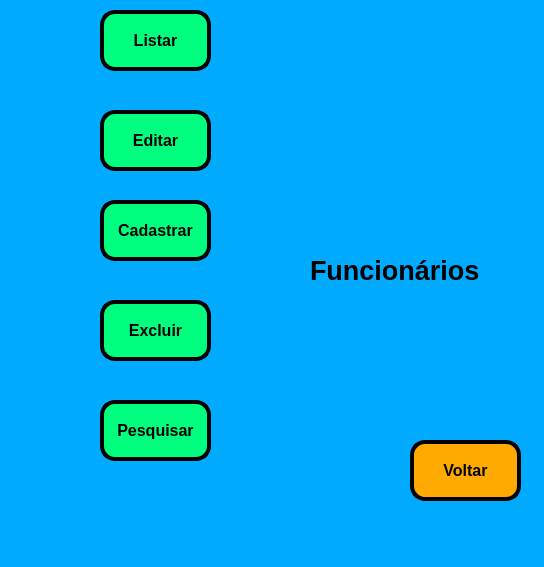
<?xml version="1.0" encoding="UTF-8"?>
<ui version="4.0">
 <class>MainWindow</class>
 <widget class="QMainWindow" name="MainWindow">
  <property name="geometry">
   <rect>
    <x>0</x>
    <y>0</y>
    <width>544</width>
    <height>567</height>
   </rect>
  </property>
  <property name="windowTitle">
   <string>Funcionários</string>
  </property>
  <property name="styleSheet">
   <string notr="true">background-color: rgb(0, 170, 255);</string>
  </property>
  <widget class="QWidget" name="centralwidget">
   <widget class="QLabel" name="label_5">
    <property name="geometry">
     <rect>
      <x>340</x>
      <y>150</y>
      <width>121</width>
      <height>101</height>
     </rect>
    </property>
    <property name="text">
     <string/>
    </property>
    <property name="pixmap">
     <pixmap>funcionarios.png</pixmap>
    </property>
    <property name="scaledContents">
     <bool>true</bool>
    </property>
   </widget>
   <widget class="QLabel" name="label_3">
    <property name="geometry">
     <rect>
      <x>30</x>
      <y>310</y>
      <width>51</width>
      <height>41</height>
     </rect>
    </property>
    <property name="text">
     <string/>
    </property>
    <property name="pixmap">
     <pixmap>excluir.png</pixmap>
    </property>
    <property name="scaledContents">
     <bool>true</bool>
    </property>
   </widget>
   <widget class="QLabel" name="label_4">
    <property name="geometry">
     <rect>
      <x>40</x>
      <y>410</y>
      <width>51</width>
      <height>41</height>
     </rect>
    </property>
    <property name="text">
     <string/>
    </property>
    <property name="pixmap">
     <pixmap>pesquisa-de-pesquisa.png</pixmap>
    </property>
    <property name="scaledContents">
     <bool>true</bool>
    </property>
   </widget>
   <widget class="QPushButton" name="pushButton_2">
    <property name="geometry">
     <rect>
      <x>100</x>
      <y>10</y>
      <width>111</width>
      <height>61</height>
     </rect>
    </property>
    <property name="font">
     <font>
      <pointsize>12</pointsize>
      <weight>75</weight>
      <bold>true</bold>
     </font>
    </property>
    <property name="styleSheet">
     <string notr="true">background-color: rgb(0, 255, 127);
border-radius: 15px;
border-style: outset;
border-width: 4px;
border-color: black;</string>
    </property>
    <property name="text">
     <string>Listar</string>
    </property>
   </widget>
   <widget class="QPushButton" name="pushButton_7">
    <property name="geometry">
     <rect>
      <x>410</x>
      <y>440</y>
      <width>111</width>
      <height>61</height>
     </rect>
    </property>
    <property name="font">
     <font>
      <pointsize>12</pointsize>
      <weight>75</weight>
      <bold>true</bold>
     </font>
    </property>
    <property name="styleSheet">
     <string notr="true">background-color: rgb(255, 170, 0);
border-radius: 15px;
border-style: outset;
border-width: 4px;
border-color: black;</string>
    </property>
    <property name="text">
     <string>Voltar</string>
    </property>
    <property name="icon">
     <iconset>
      <normaloff>voltar.png</normaloff>voltar.png</iconset>
    </property>
   </widget>
   <widget class="QLabel" name="label_6">
    <property name="geometry">
     <rect>
      <x>30</x>
      <y>210</y>
      <width>51</width>
      <height>41</height>
     </rect>
    </property>
    <property name="text">
     <string/>
    </property>
    <property name="pixmap">
     <pixmap>cadastro.png</pixmap>
    </property>
    <property name="scaledContents">
     <bool>true</bool>
    </property>
   </widget>
   <widget class="QPushButton" name="pushButton_6">
    <property name="geometry">
     <rect>
      <x>100</x>
      <y>300</y>
      <width>111</width>
      <height>61</height>
     </rect>
    </property>
    <property name="font">
     <font>
      <pointsize>12</pointsize>
      <weight>75</weight>
      <bold>true</bold>
     </font>
    </property>
    <property name="styleSheet">
     <string notr="true">background-color: rgb(0, 255, 127);
border-radius: 15px;
border-style: outset;
border-width: 4px;
border-color: black;</string>
    </property>
    <property name="text">
     <string>Excluir</string>
    </property>
   </widget>
   <widget class="QPushButton" name="pushButton_3">
    <property name="geometry">
     <rect>
      <x>100</x>
      <y>200</y>
      <width>111</width>
      <height>61</height>
     </rect>
    </property>
    <property name="font">
     <font>
      <pointsize>12</pointsize>
      <weight>75</weight>
      <bold>true</bold>
     </font>
    </property>
    <property name="styleSheet">
     <string notr="true">background-color: rgb(0, 255, 127);
border-radius: 15px;
border-style: outset;
border-width: 4px;
border-color: black;</string>
    </property>
    <property name="text">
     <string>Cadastrar</string>
    </property>
   </widget>
   <widget class="QPushButton" name="pushButton_4">
    <property name="geometry">
     <rect>
      <x>100</x>
      <y>110</y>
      <width>111</width>
      <height>61</height>
     </rect>
    </property>
    <property name="font">
     <font>
      <pointsize>12</pointsize>
      <weight>75</weight>
      <bold>true</bold>
     </font>
    </property>
    <property name="styleSheet">
     <string notr="true">background-color: rgb(0, 255, 127);
border-radius: 15px;
border-style: outset;
border-width: 4px;
border-color: black;</string>
    </property>
    <property name="text">
     <string>Editar</string>
    </property>
   </widget>
   <widget class="QLabel" name="label">
    <property name="geometry">
     <rect>
      <x>30</x>
      <y>20</y>
      <width>51</width>
      <height>41</height>
     </rect>
    </property>
    <property name="text">
     <string/>
    </property>
    <property name="pixmap">
     <pixmap>lista-de-tarefas.png</pixmap>
    </property>
    <property name="scaledContents">
     <bool>true</bool>
    </property>
   </widget>
   <widget class="QPushButton" name="pushButton_5">
    <property name="geometry">
     <rect>
      <x>100</x>
      <y>400</y>
      <width>111</width>
      <height>61</height>
     </rect>
    </property>
    <property name="font">
     <font>
      <pointsize>12</pointsize>
      <weight>75</weight>
      <bold>true</bold>
     </font>
    </property>
    <property name="styleSheet">
     <string notr="true">background-color: rgb(0, 255, 127);
border-radius: 15px;
border-style: outset;
border-width: 4px;
border-color: black;</string>
    </property>
    <property name="text">
     <string>Pesquisar</string>
    </property>
   </widget>
   <widget class="QLabel" name="label_7">
    <property name="geometry">
     <rect>
      <x>310</x>
      <y>250</y>
      <width>211</width>
      <height>41</height>
     </rect>
    </property>
    <property name="font">
     <font>
      <pointsize>20</pointsize>
      <weight>75</weight>
      <bold>true</bold>
     </font>
    </property>
    <property name="text">
     <string>Funcionários</string>
    </property>
   </widget>
   <widget class="QLabel" name="label_2">
    <property name="geometry">
     <rect>
      <x>30</x>
      <y>120</y>
      <width>51</width>
      <height>41</height>
     </rect>
    </property>
    <property name="text">
     <string/>
    </property>
    <property name="pixmap">
     <pixmap>editar-texto.png</pixmap>
    </property>
    <property name="scaledContents">
     <bool>true</bool>
    </property>
   </widget>
  </widget>
  <widget class="QMenuBar" name="menubar">
   <property name="geometry">
    <rect>
     <x>0</x>
     <y>0</y>
     <width>544</width>
     <height>26</height>
    </rect>
   </property>
  </widget>
  <widget class="QStatusBar" name="statusbar"/>
 </widget>
 <resources/>
 <connections/>
</ui>
